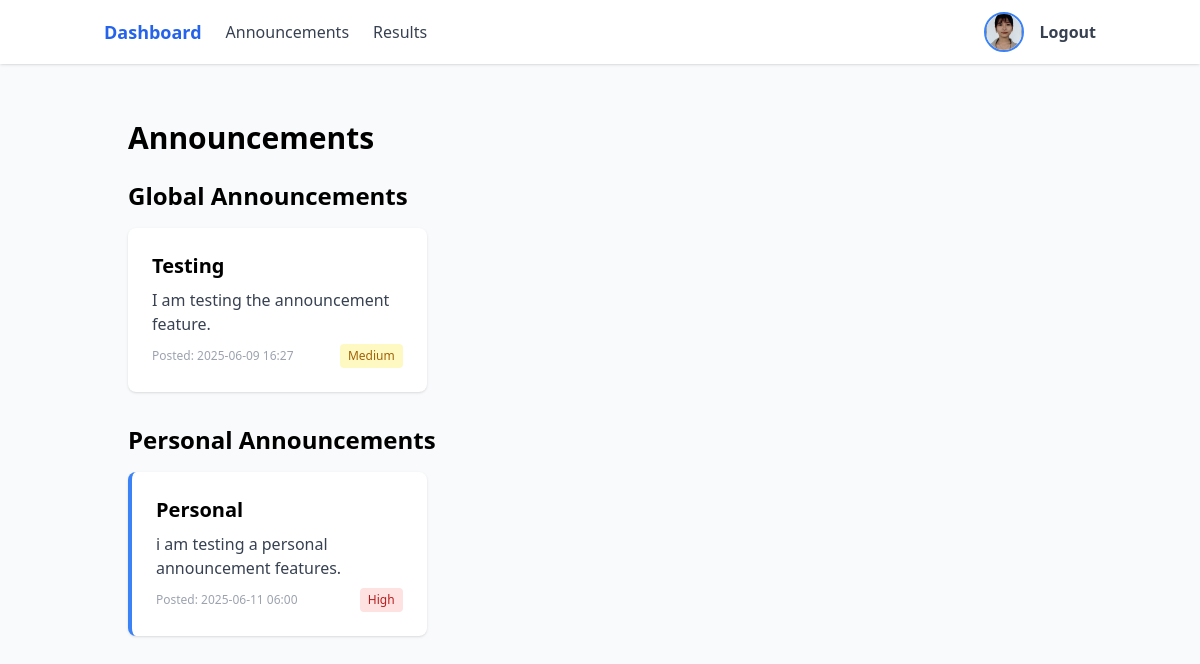
Before: /student/announcements/ (signed in) with the older database file.
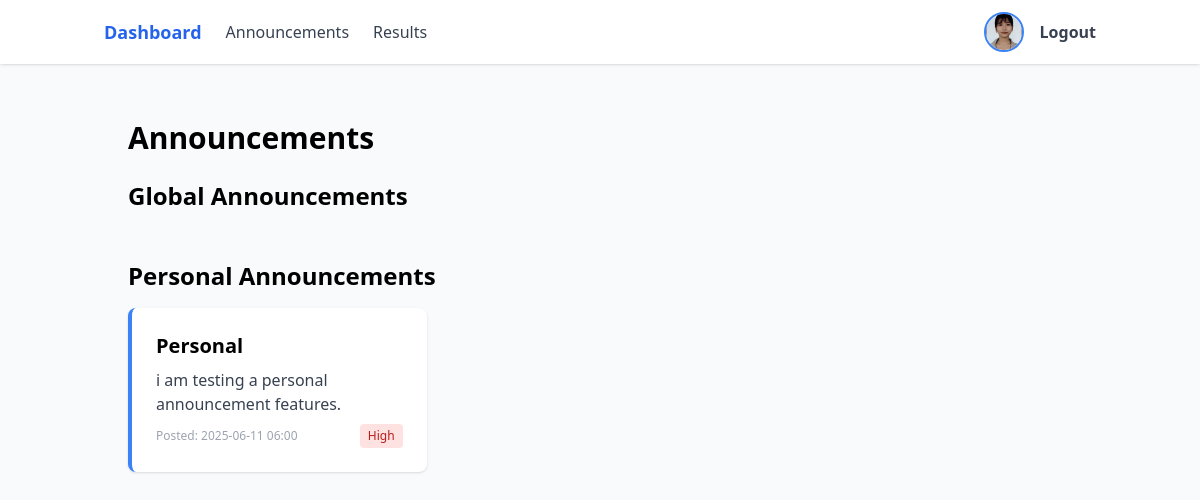
After: the same page with the newer database file.
### users/models.py (models this page shows, shortened)
class Announcement(models.Model):
    PRIORITY_CHOICES = [
        ('low', 'Low'),
        ('medium', 'Medium'),
        ('high', 'High'),
    ]
    title = models.CharField(max_length=200)
    content = models.TextField()
    created_by = models.ForeignKey(User, on_delete=models.CASCADE, related_name='announcements_created')
    created_at = models.DateTimeField(default=timezone.now)
    priority = models.CharField(max_length=10, choices=PRIORITY_CHOICES, default='medium')
    is_active = models.BooleanField(default=True)
    student = models.ForeignKey(User, on_delete=models.CASCADE, related_name='announcements', null=True, blank=True,
                              help_text='If set, this announcement is only visible to this specific student')
    class Meta:
        ordering = ['-created_at']

### users/views.py (the view)
# urls.py: path('student/announcements/', views.student_announcements, name='student_announcements'),
@login_required
def student_announcements(request):
    if not request.user.is_student:
        return redirect('login')
    announcements = Announcement.objects.filter(
        Q(is_active=True) & (Q(student=None) | Q(student=request.user))
    )
    return render(request, 'users/announcements.html', {'announcements': announcements})

### users/models.py (called while the page is built)
    @property
    def is_teacher(self):
        return self.role == 'teacher'

    @property
    def is_student(self):
        return self.role == 'student'

### users/templates/users/announcements.html (shortened to what this page needs)
{% extends 'users/base.html' %}
{% block content %}
<div class="container mx-auto p-6">
    <h2 class="text-3xl font-bold mb-6">Announcements</h2>
    <div class="mb-8">
        <h3 class="text-2xl font-semibold mb-4">Global Announcements</h3>
        <div class="grid grid-cols-1 md:grid-cols-2 lg:grid-cols-3 gap-6">
            {% for announcement in announcements %}
                {% if not announcement.student %}
                <div class="bg-white rounded-lg shadow p-6">
                    <h3 class="text-xl font-semibold mb-2">{{ announcement.title }}</h3>
                    <p class="text-gray-700 mb-2">{{ announcement.content|truncatewords:20 }}</p>
                    <div class="flex items-center justify-between">
                        <span class="text-xs text-gray-400">Posted: {{ announcement.created_at|date:"Y-m-d H:i" }}</span>
                        {% if announcement.priority == 'high' %}
                            <span class="ml-2 text-xs px-2 py-1 rounded bg-red-100 text-red-700">{{ announcement.get_priority_display }}</span>
                        {% elif announcement.priority == 'medium' %}
                            <span class="ml-2 text-xs px-2 py-1 rounded bg-yellow-100 text-yellow-700">{{ announcement.get_priority_display }}</span>
                        {% else %}
                            <span class="ml-2 text-xs px-2 py-1 rounded bg-green-100 text-green-700">{{ announcement.get_priority_display }}</span>
                        {% endif %}
                    </div>
                </div>
                {% endif %}
            {% empty %}
            <div class="col-span-full text-gray-500">No global announcements found.</div>
            {% endfor %}
        </div>
    </div>
    <div>
        <h3 class="text-2xl font-semibold mb-4">Personal Announcements</h3>
        <div class="grid grid-cols-1 md:grid-cols-2 lg:grid-cols-3 gap-6">
            {% for announcement in announcements %}
                {% if announcement.student %}
                <div class="bg-white rounded-lg shadow p-6 border-l-4 border-blue-500">
                    <h3 class="text-xl font-semibold mb-2">{{ announcement.title }}</h3>
                    <p class="text-gray-700 mb-2">{{ announcement.content|truncatewords:20 }}</p>
                    <div class="flex items-center justify-between">
                        <span class="text-xs text-gray-400">Posted: {{ announcement.created_at|date:"Y-m-d H:i" }}</span>
                        {% if announcement.priority == 'high' %}
                            <span class="ml-2 text-xs px-2 py-1 rounded bg-red-100 text-red-700">{{ announcement.get_priority_display }}</span>
                        {% elif announcement.priority == 'medium' %}
                            <span class="ml-2 text-xs px-2 py-1 rounded bg-yellow-100 text-yellow-700">{{ announcement.get_priority_display }}</span>
                        {% else %}
                            <span class="ml-2 text-xs px-2 py-1 rounded bg-green-100 text-green-700">{{ announcement.get_priority_display }}</span>
                        {% endif %}
                    </div>
                </div>
                {% endif %}
            {% empty %}
            <div class="col-span-full text-gray-500">No personal announcements found.</div>
            {% endfor %}
        </div>
    </div>
</div>
{% endblock %}

Changed rows visible on the page:
removed Announcement: title "Testing", content "I am testing the announcement feature.", created_at "2025-06-09 16:27", priority "Medium", shown under "Global Announcements"
